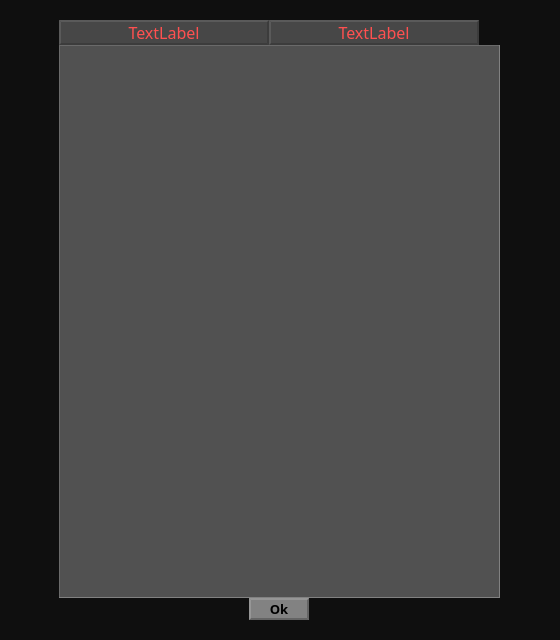
<?xml version="1.0" encoding="UTF-8"?>
<ui version="4.0">
 <class>MapaTeclado</class>
 <widget class="QDialog" name="MapaTeclado">
  <property name="geometry">
   <rect>
    <x>0</x>
    <y>0</y>
    <width>560</width>
    <height>640</height>
   </rect>
  </property>
  <property name="minimumSize">
   <size>
    <width>560</width>
    <height>0</height>
   </size>
  </property>
  <property name="maximumSize">
   <size>
    <width>560</width>
    <height>16777215</height>
   </size>
  </property>
  <property name="windowTitle">
   <string>Dialog</string>
  </property>
  <property name="styleSheet">
   <string notr="true">QDialog{
background-color: rgb(15, 15, 15);
}</string>
  </property>
  <layout class="QGridLayout" name="gridLayout_2">
   <property name="topMargin">
    <number>20</number>
   </property>
   <property name="bottomMargin">
    <number>20</number>
   </property>
   <item row="0" column="0">
    <layout class="QGridLayout" name="gridLayout">
     <property name="verticalSpacing">
      <number>0</number>
     </property>
     <item row="0" column="0">
      <layout class="QHBoxLayout" name="horizontalLayout_2">
       <property name="spacing">
        <number>0</number>
       </property>
       <item>
        <widget class="QLabel" name="IdiomTradu">
         <property name="minimumSize">
          <size>
           <width>210</width>
           <height>25</height>
          </size>
         </property>
         <property name="maximumSize">
          <size>
           <width>209</width>
           <height>25</height>
          </size>
         </property>
         <property name="font">
          <font>
           <family>Segoe Print</family>
           <pointsize>12</pointsize>
           <weight>50</weight>
           <italic>false</italic>
           <bold>false</bold>
          </font>
         </property>
         <property name="styleSheet">
          <string notr="true">QLabel{
	background-color: rgba(255, 255, 255, 60);
	color: rgb(255, 80, 80);
    border-style: outset;
    border-width: 2px;
    border-color: rgb(60, 60, 60);
}</string>
         </property>
         <property name="text">
          <string>TextLabel</string>
         </property>
         <property name="alignment">
          <set>Qt::AlignCenter</set>
         </property>
        </widget>
       </item>
       <item>
        <widget class="QLabel" name="IdiomOrig">
         <property name="minimumSize">
          <size>
           <width>210</width>
           <height>25</height>
          </size>
         </property>
         <property name="maximumSize">
          <size>
           <width>209</width>
           <height>25</height>
          </size>
         </property>
         <property name="font">
          <font>
           <family>Segoe Print</family>
           <pointsize>12</pointsize>
           <weight>50</weight>
           <italic>false</italic>
           <bold>false</bold>
          </font>
         </property>
         <property name="styleSheet">
          <string notr="true">QLabel{
	background-color: rgba(255, 255, 255, 60);
	color: rgb(255, 80, 80);
    border-style: outset;
    border-width: 2px;
    border-color: rgb(60, 60, 60);
}</string>
         </property>
         <property name="text">
          <string>TextLabel</string>
         </property>
         <property name="alignment">
          <set>Qt::AlignCenter</set>
         </property>
        </widget>
       </item>
       <item>
        <widget class="QLabel" name="label">
         <property name="minimumSize">
          <size>
           <width>20</width>
           <height>0</height>
          </size>
         </property>
         <property name="maximumSize">
          <size>
           <width>20</width>
           <height>16777215</height>
          </size>
         </property>
         <property name="text">
          <string/>
         </property>
        </widget>
       </item>
      </layout>
     </item>
     <item row="1" column="0">
      <widget class="QTableWidget" name="tabela">
       <property name="minimumSize">
        <size>
         <width>441</width>
         <height>0</height>
        </size>
       </property>
       <property name="maximumSize">
        <size>
         <width>441</width>
         <height>16777215</height>
        </size>
       </property>
       <property name="font">
        <font>
         <family>Segoe Print</family>
         <pointsize>10</pointsize>
         <weight>50</weight>
         <bold>false</bold>
        </font>
       </property>
       <property name="styleSheet">
        <string notr="true">QTableWidget{
background-color: rgba(255, 255, 255, 70);
selection-background-color: rgba(255, 255, 255, 95);
color: white;
}
QScrollBar:vertical{
     border: 2px solid grey;
     background: black;
     width: 15px;
}
</string>
       </property>
       <property name="frameShape">
        <enum>QFrame::Panel</enum>
       </property>
       <property name="editTriggers">
        <set>QAbstractItemView::NoEditTriggers</set>
       </property>
       <property name="columnCount">
        <number>2</number>
       </property>
       <attribute name="horizontalHeaderVisible">
        <bool>false</bool>
       </attribute>
       <attribute name="horizontalHeaderDefaultSectionSize">
        <number>209</number>
       </attribute>
       <attribute name="verticalHeaderVisible">
        <bool>false</bool>
       </attribute>
       <attribute name="verticalHeaderDefaultSectionSize">
        <number>25</number>
       </attribute>
       <attribute name="verticalHeaderHighlightSections">
        <bool>false</bool>
       </attribute>
       <attribute name="verticalHeaderMinimumSectionSize">
        <number>25</number>
       </attribute>
       <column/>
       <column/>
      </widget>
     </item>
     <item row="2" column="0">
      <layout class="QHBoxLayout" name="horizontalLayout">
       <property name="spacing">
        <number>290</number>
       </property>
       <item>
        <widget class="QPushButton" name="pushButton">
         <property name="minimumSize">
          <size>
           <width>60</width>
           <height>0</height>
          </size>
         </property>
         <property name="maximumSize">
          <size>
           <width>60</width>
           <height>16777215</height>
          </size>
         </property>
         <property name="font">
          <font>
           <family>Segoe UI Semibold</family>
           <pointsize>10</pointsize>
           <weight>75</weight>
           <bold>true</bold>
          </font>
         </property>
         <property name="styleSheet">
          <string notr="true">QPushButton{
	background-color: rgb(130, 130, 130);
	border-style: outset;
    border-width: 2px;
    border-color: rgb(100, 100, 100);
}
QPushButton:hover {
	background-color:  rgb(200, 200, 200);
	border-style: outset;
    border-width: 2px;
    border-color: rgb(170, 170, 170);
}
QPushButton:pressed {
	background-color:  rgb(160, 160, 160);
	border-style: outset;
    border-width: 3px;
    border-color: rgb(130, 130, 130);
}</string>
         </property>
         <property name="text">
          <string>Ok</string>
         </property>
        </widget>
       </item>
      </layout>
     </item>
    </layout>
   </item>
  </layout>
 </widget>
 <resources/>
 <connections/>
</ui>
